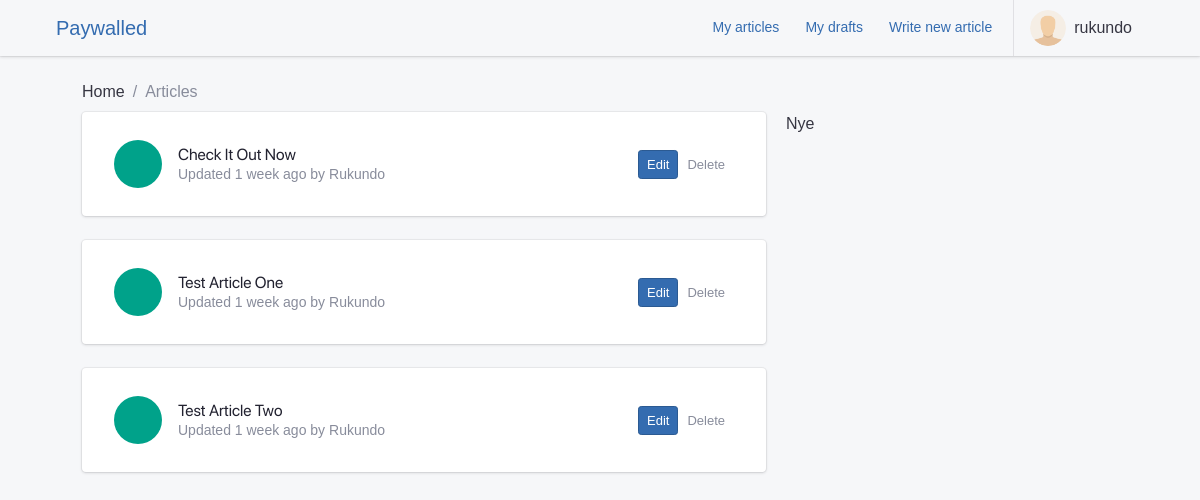
The app's page /articles/ (signed in), older data.
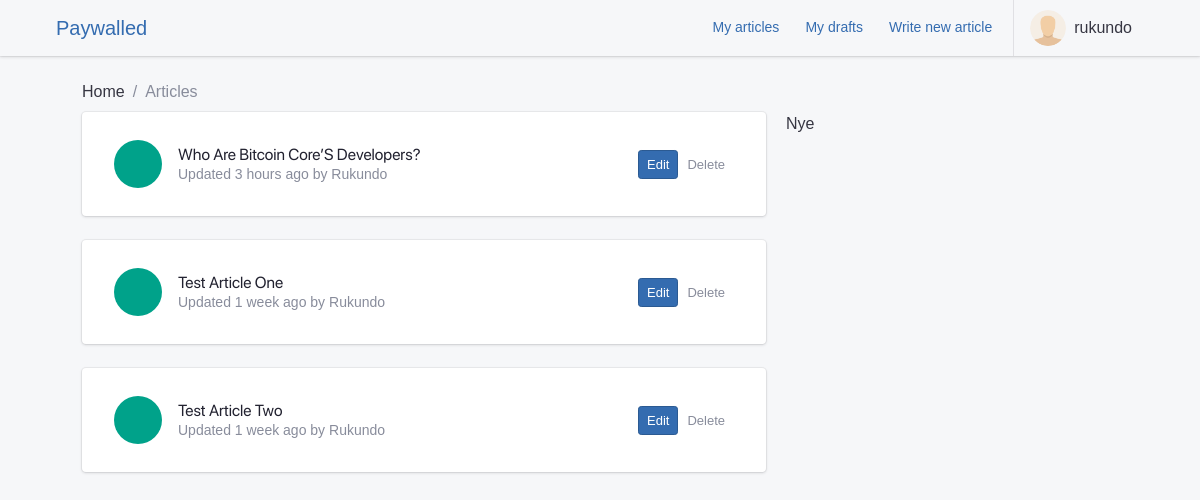
The same page, newer data.
### apps/blog/models.py (models this page shows, shortened)
class Article(models.Model):
    DRAFT = "D"
    PUBLISHED = "P"
    STATUS = ((DRAFT, _("Draft")), (PUBLISHED, _("Published")))
    uuid = models.UUIDField(unique=True, default=uuid.uuid4, editable=False)
    user = models.ForeignKey(
        settings.AUTH_USER_MODEL,
        null=True,
        related_name="articles",
        on_delete=models.SET_NULL,
    )
    date_created = models.DateTimeField(auto_now_add=True)
    date_published = models.DateTimeField(auto_now=True)
    title = models.CharField(max_length=255, null=True, unique=True)
    status = models.CharField(max_length=1, choices=STATUS, default=DRAFT)
    content = models.CharField(_("Content"), max_length=40000, blank=True)
    edited = models.BooleanField(default=False)
    objects = ArticleQuerySet.as_manager()
    class Meta:
        verbose_name = _("Article")
        verbose_name_plural = _("Articles")
        ordering = ("-date_published",)

### apps/authentication/models.py (models this page shows, shortened)
class Profile(models.Model):
    user = models.OneToOneField(User, on_delete=models.CASCADE, verbose_name=_("user"))
    node_pubkey = models.CharField(max_length=80, unique=True, blank=True, null=True)
    class Meta:
        verbose_name = _("profile")
        verbose_name_plural = _("profiles")
        db_table = "auth_profile"
    def get_screen_name(self):
        try:
            if self.user.get_full_name():
                return self.user.get_full_name()
            else:
                return self.user.username
        except Exception:
            return self.user.username

### apps/blog/views.py (the view)
# urls.py: path("", view=list_articles, name="list"),
@login_required()
def list_articles(request):
    articles = request.user.articles.filter(status="P")
    context = {
        "articles": articles
    }
    return render(request, "blog/article_list.html", context)

### paywalled/templates/blog/article_list.html (shortened to what this page needs)
{% extends 'base.html' %}
{% load static i18n %}
{% load humanize %}
{% block content %}
<div class="container">
    <nav aria-label="breadcrumb">
        <ol class="breadcrumb">
            <li class="breadcrumb-item"><a href="/">{% trans 'Home' %}</a></li>
            <li class="breadcrumb-item active"><a href="{% url 'articles:list' %}">{% trans 'Articles' %}</a></li>
        </ol>
    </nav>
    <div class="row">
        <div class="col-md-8">
            <div class="list-group list-group-flush list-group-divider">
                {% for article in articles %}
                <div class="card mb-4" id="articles">
                    <div class="card-body">
                        <div class="list-group-item">
                            <div class="list-group-item-figure">
                                <a href="{% url 'articles:article' article.uuid %}"
                                    class="tile tile-lg tile-circle bg-success">
                                </a>
                            </div>
                            <div class="list-group-item-body">
                                <h4 class="list-group-item-title">
                                    <a href="{% url 'articles:article' article.uuid %}">{{ article.title|title }}</a>
                                </h4>
                                <p class="list-group-item-text">{% trans 'Updated' %}
                                    {{ article.date_published|naturaltime }}
                                    by
                                    {{ article.user.profile.get_screen_name|title }} </p>
                            </div>
                            {% if request.user == article.user %}
                            <div class="list-group-item-figure">
                                <a href="{% url 'articles:edit_article' article.pk %}"
                                    class="btn btn-sm btn-primary">Edit</a>
                                <a class="btn btn-sm btn-light"
                                    href="{% url 'articles:delete_article' article.pk %}">Delete</a>
                            </div>
                            {% endif %}
                        </div>
                    </div>
                </div>
                {% empty %}
                <h4 class="no-data">{% trans 'There is no published article yet' %}. <a
                        href="{% url 'articles:write_new' %}">{% trans 'Be the first one to publish one' %}!</a></h4>
                {% endfor %}
            </div>
        </div>
        <div class="col-md-4">
            Nye
        </div>
    </div>
</div>
{% endblock content %}

Row changes from the older to the newer data that the page shows:
changed Article: title "Check It Out Now" → "Who Are Bitcoin Core’S Developers?"; date_published "1 week ago" → "3 hours ago"
